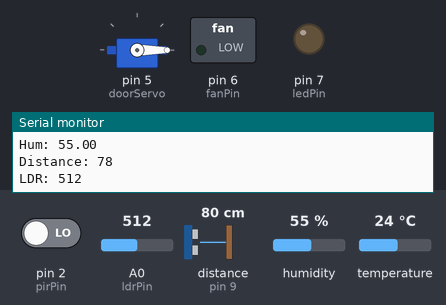
Bench run of a sketch on a simulated Arduino Uno, built with avr-gcc and run on an emulated ATmega328P. Shown: servo, switched loads named in the sketch (green lamp = pin HIGH), output pins drawn as LEDs (lit = HIGH), the last lines printed to the serial monitor. Wiring (inferred from the names in the program): ultrasonic range finder: trigger pin 8; echo pin 9. The inputs (shaded band) are chosen by the test bench; at power-on: distance to the obstacle (sensor on pin 9) 80 cm, pin 2 (pirPin) LOW, temperature 24 °C, A0 (ldrPin) = 512, humidity 55 %. The echo pulse lasts 58.3 µs per cm; pins used as bus, display or sensor lines are not drawn.

Above: at 1.6 s.
1.7 s: distance to the obstacle (sensor on pin 9) set to 12 cm
3.7 s: distance to the obstacle (sensor on pin 9) set to 9 cm
At 4.6 s:
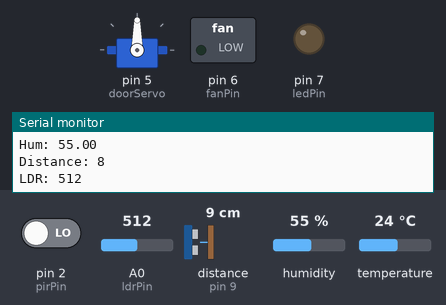
5.7 s: pin 2 (pirPin) driven HIGH
At 6.6 s:
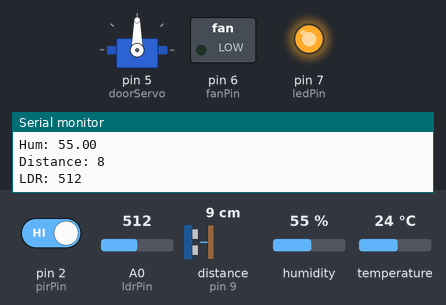
7.4 s: temperature set to 27 °C
At 8.6 s:
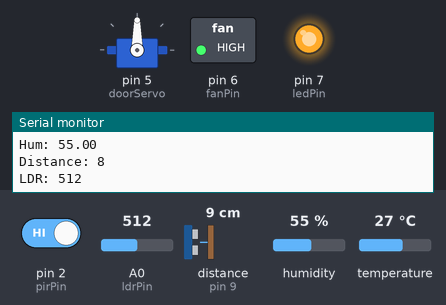
9.1 s: A0 (ldrPin) set to 592
10.6 s: A0 (ldrPin) set to 618
At 11.8 s:
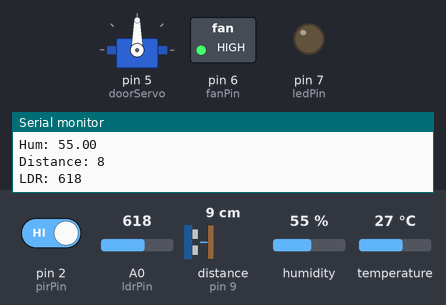
Timing chart, 0 to 13.4 s (numbered marks = the images above; inputs shaded):
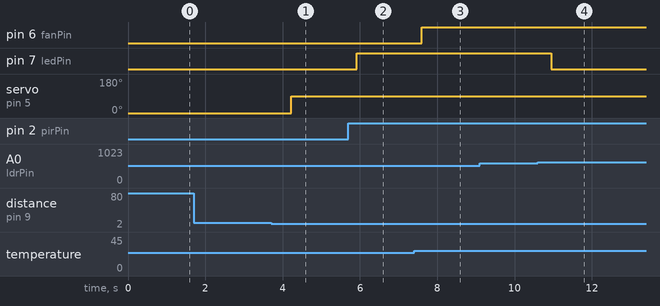

Measured:
- the behaviour switches between 11 and 10 cm on distance to the obstacle (sensor on pin 9) (found by bisection; images 0 and 1)
- the behaviour switches between 25 and 26 °C on temperature (found by bisection; images 2 and 3)
- the behaviour switches between 599 and 600 on A0 (ldrPin) (found by bisection; images 3 and 4)
- after the input at 3.7 s, servo on pin 5 (doorServo): 0° → 90° after 0.53 s
- after the input at 5.7 s, pin 7 (ledPin): LOW → HIGH after 0.21 s
- after the input at 7.4 s, pin 6 (fanPin): LOW → HIGH after 0.20 s
- after the input at 10.6 s, pin 7 (ledPin): HIGH → LOW after 0.35 s

The sketch:

project-arduino.ino
```cpp
#include <DHT.h>
#include <Servo.h>
#include <SoftwareSerial.h>

#define DHTPIN 3
#define DHTTYPE DHT11
DHT dht(DHTPIN, DHTTYPE);

Servo doorServo;
SoftwareSerial esp(10, 11); // RX, TX

// Pins
int pirPin = 2;
int ledPin = 7;
int trigPin = 8;
int echoPin = 9;
int fanPin = 6;
int ldrPin = A0;

// Manual flags
bool manualLight = false;
bool manualFan = false;
bool manualDoor = false;
bool manualMode = false;

void setup() {
  Serial.begin(9600);
  esp.begin(9600);

  dht.begin();
  doorServo.attach(5);

  pinMode(pirPin, INPUT);
  pinMode(ledPin, OUTPUT);
  pinMode(trigPin, OUTPUT);
  pinMode(echoPin, INPUT);
  pinMode(fanPin, OUTPUT);
  pinMode(ldrPin, INPUT);

  digitalWrite(ledPin, LOW);
  digitalWrite(fanPin, LOW);
  doorServo.write(0);
}

int getDistance() {
  digitalWrite(trigPin, LOW);
  delayMicroseconds(2);
  digitalWrite(trigPin, HIGH);
  delayMicroseconds(10);
  digitalWrite(trigPin, LOW);

  long duration = pulseIn(echoPin, HIGH, 30000);
  if (duration == 0) return 999;   // No echo
  return duration * 0.034 / 2;
}

void loop() {

  if (esp.available()) {
    char cmd = esp.read();
    Serial.print("Received CMD: ");
    Serial.println(cmd);

    if (cmd == 'M') manualMode = true;
    else if (cmd == 'm') manualMode = false;

    else if (cmd == 'L') manualLight = true;
    else if (cmd == 'l') manualLight = false;

    else if (cmd == 'F') manualFan = true;
    else if (cmd == 'f') manualFan = false;

    else if (cmd == 'D') manualDoor = true;
    else if (cmd == 'd') manualDoor = false;
  }

  //sensor readings
  int motion = digitalRead(pirPin);
  float temp = dht.readTemperature();
  float hum  = dht.readHumidity();
  int distance = getDistance();
  int ldrValue = analogRead(ldrPin);
  bool object = (distance < 10);
  bool isDark = (ldrValue < 600);

  //LIGHT
  if (manualMode) {
    digitalWrite(ledPin, manualLight ? HIGH : LOW);
  } else {
    if (motion && object && isDark)
      digitalWrite(ledPin, HIGH);
    else
      digitalWrite(ledPin, LOW);
  }

//FAN
  if (manualMode) {
    digitalWrite(fanPin, manualFan ? HIGH : LOW);
  } else {
    if (temp > 25 && motion && object)
      digitalWrite(fanPin, HIGH);
    else
      digitalWrite(fanPin, LOW);
  }

//DOOR
  if (manualMode) {
    doorServo.write(manualDoor ? 90 : 0);
  } else {
    if (object) doorServo.write(90);
    else doorServo.write(0);
  }

//data to send to nodemcu for thingspeak
  esp.print("T:");
  esp.print(temp);

  esp.print(" H:");
  esp.print(hum);

  esp.print(" D:");
  esp.print(distance);

  esp.print(" L:");
  esp.println(ldrValue);

  Serial.print("Temp: ");
  Serial.println(temp);
  Serial.print("Hum: ");
  Serial.println(hum);
  Serial.print("Distance: ");
  Serial.println(distance);
  Serial.print("LDR: ");
  Serial.println(ldrValue);

  delay(800);
}
```
